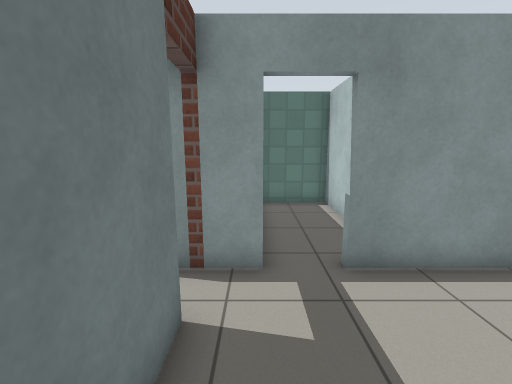
view 1 (above)

21 first-person views from a walk through a Gazebo world. The camera is 1.3 m above the floor, tilts 10° down and sees 90° across. The lines on the ground mark 1 m squares. The floor is counted in squares, 0.5 m on a side. Each view is taken from the middle of a square. On the plan, view 1 faces up. The plan holds only what a view shows up to about 18 squares ahead; the rest is blank. Gazebo's built-in surfaces are drawn with simple patterns.

view 2
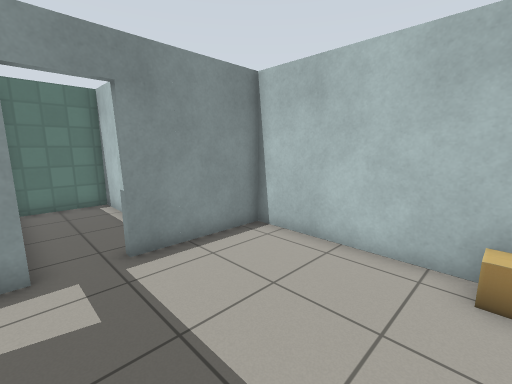

view 3
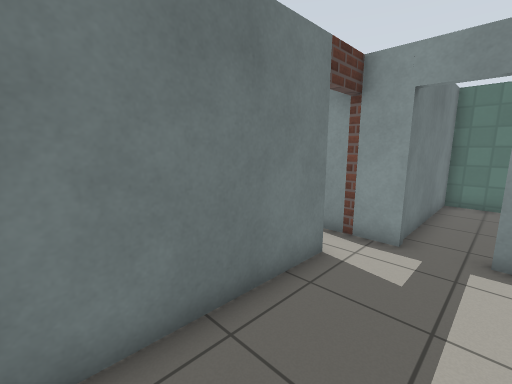

view 4
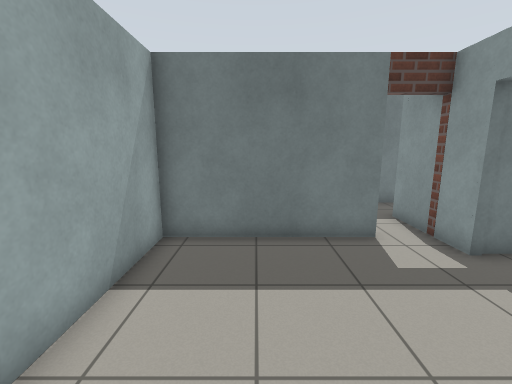

view 5
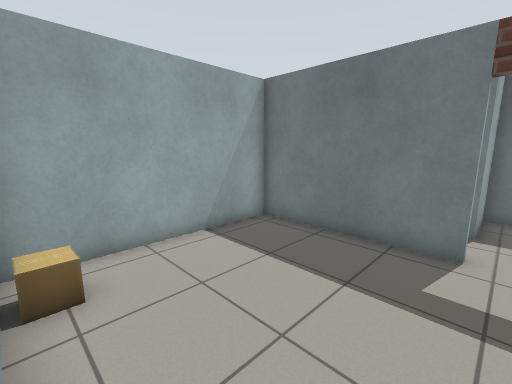

view 6
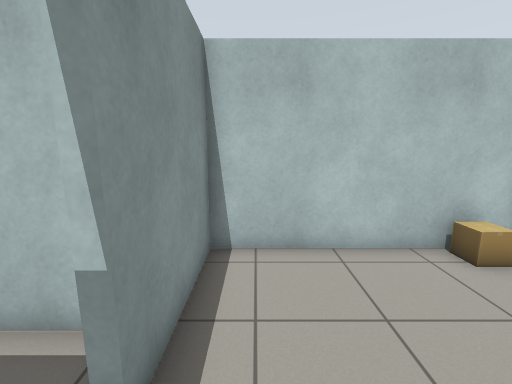

view 7
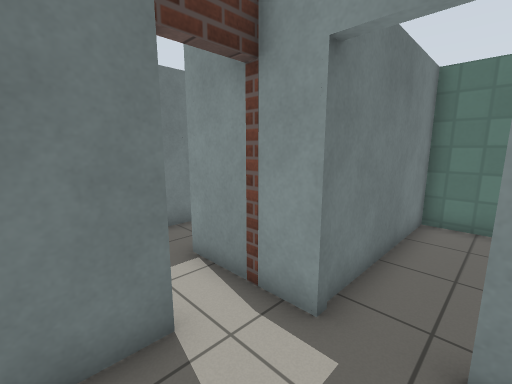

view 8
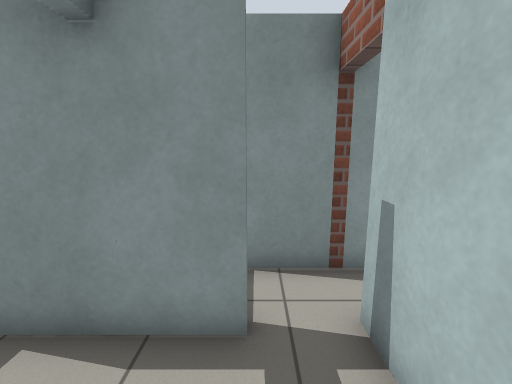

view 9
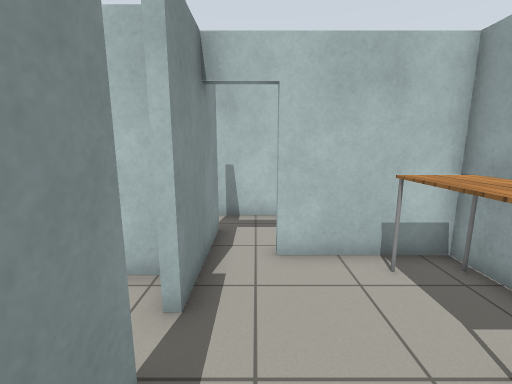

view 10
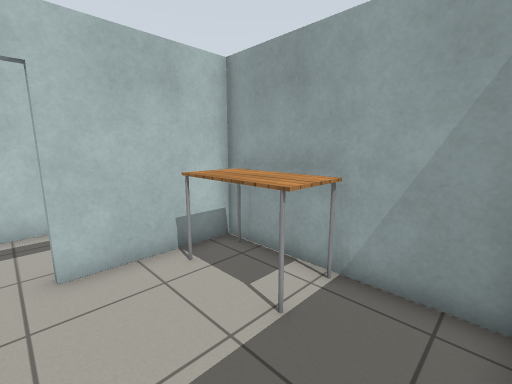

view 11
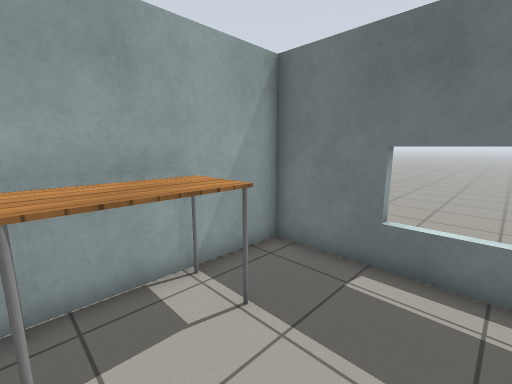

view 12
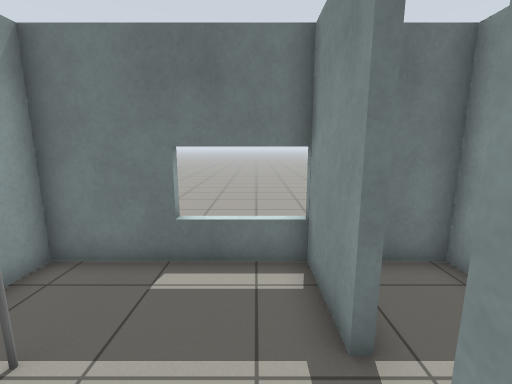

view 13
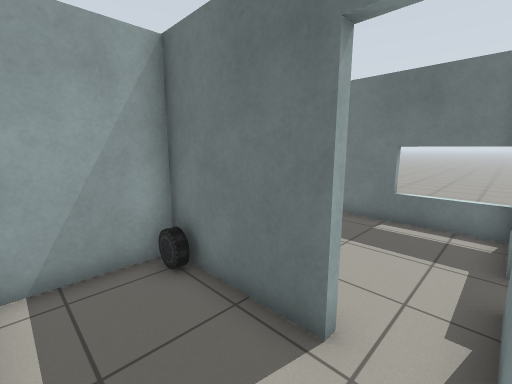

view 14
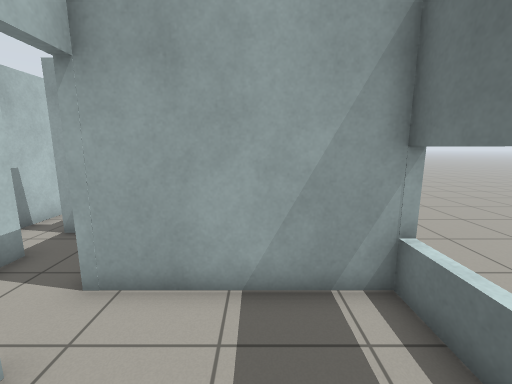

view 15
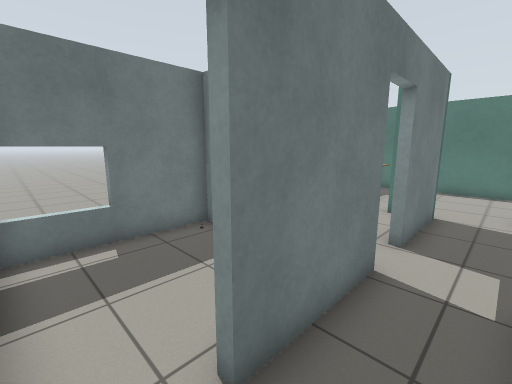

view 16
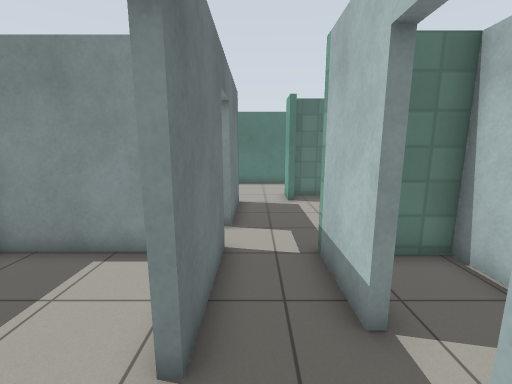

view 17
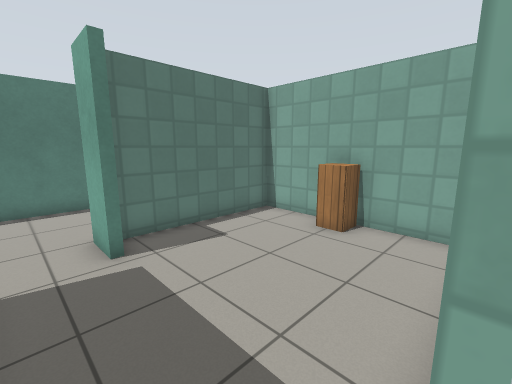

view 18
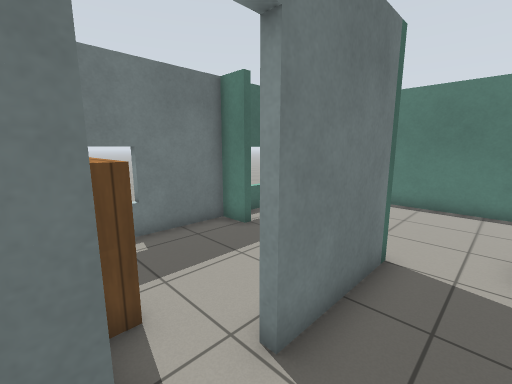

view 19
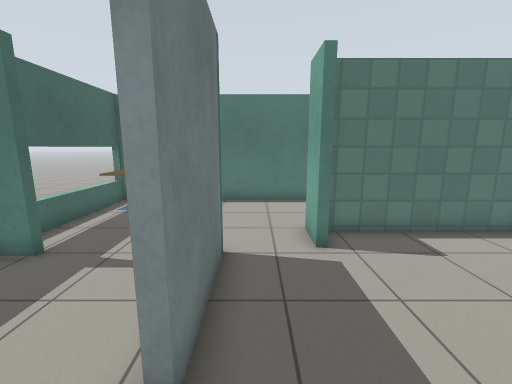

view 20
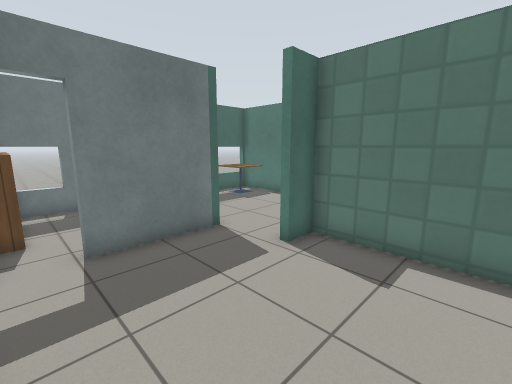

view 21
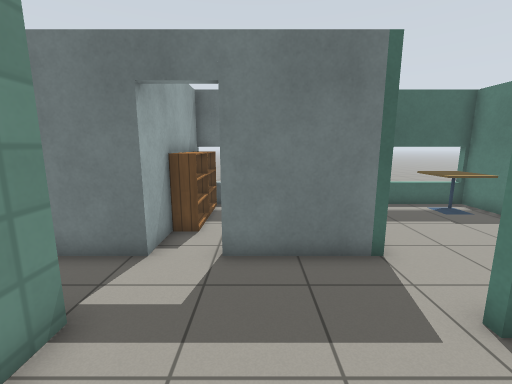

### Floor plan
Points are (right, up) in squares from view 1. A wall is a line through its corners. A room is listed if a view was taken in it or the views show most of it. See-through windows are left out.
Room 1 (views 1, 2, 3, 4, 5, 6, 7)
walls: (-1.1, 3.5) (-1.1, -2.7) (6.3, -2.7) (6.3, 5.2) (1.9, 5.2)
ways out: open door at (1.5, 5) to room 8
objects: cardboard box (6, -1)
Room 2 (views 8, 13)
walls: (-1.4, 1.1) (-1.4, 3.5); (-4.8, 1.5) (-4.8, -2.7) (-1.6, -2.7); (-3, 3.2) (-5, 3.2); (0.1, 5.2) (-3.4, 5.2)
ways out: opening at (-3, 4) to room 5; open door at (-1, 4.5)
objects: car (-4, -2)
Room 3 (views 9, 10, 11, 12)
walls: (-8.7, 3.2) (-11.9, 3.2); (-5, 3.2) (-7.4, 3.2); (-11.5, 3.3) (-11.5, -2.7) (-5.1, -2.7) (-5.1, 1.5)
ways out: open door at (-5, 2.5) to room 5; opening at (-8, 3) to room 9
objects: table (-9, -2) to (-6, -1)
Room 4 (view 14)
walls: (-7.6, 12.1) (-11.5, 12.1) (-11.5, 6.6); (-11.9, 6.7) (-5.8, 6.7)
ways out: open door at (-6, 7.5) to room 5
objects: other object (-11, 11)
Room 5 (views 15, 16, 17, 18, 19, 20, 21)
walls: (-5.8, 12.4) (-5.8, 8.4); (-3.4, 9.3) (-3.4, 12.2) (-2.4, 12.2); (3.3, 12.9) (3.3, 19.6) (-3.1, 19.6) (-3.1, 18.4) (-3.4, 18.4) (-3.4, 20); (-5.8, 18.1) (-5.8, 14.1); (-5.8, 6.7) (-5.8, 3.5) (-3.1, 3.5); (-3.4, 5.2) (-3.4, 7.5)
ways out: opening at (-3, 4) to room 2; open door at (-5, 2.5) to room 3; open door at (-6, 7.5) to room 4; opening at (-4.5, 18.5) to room 6; open door at (-6, 13.5) to room 7; open door at (-3, 8.5)
objects: cabinet (2, 16) to (3, 16)
Room 6 (no view inside)
walls: (-2.4, 24.5) (-11.5, 24.5) (-11.5, 19.1)
ways out: opening at (-4.5, 18.5) to room 5; opening at (-9, 18) to room 7
objects: cafe table (-11, 22) to (-10, 24)
Room 7 (no view inside)
walls: (-10.2, 17.8) (-11.5, 17.8) (-11.5, 12.4) (-5.8, 12.4)
ways out: open door at (-6, 13.5) to room 5; opening at (-9, 18) to room 6
objects: bookshelf (-11, 13) to (-10, 13); bookshelf (-9, 13) to (-8, 13)
Room 8 (no view inside)
walls: (3.3, 9.1) (3.3, 11.9) (0.1, 11.9) (0.1, 5.2); (3.3, 6.4) (3.3, 7.6)
ways out: open door at (1.5, 5) to room 1
Room 9 (no view inside)
walls: (-10.9, 6.4) (-11.5, 6.4) (-11.5, 4.9); (-6.1, 3.9) (-6.1, 4.7)
ways out: opening at (-8, 3) to room 3

Where each view was taken, in squares from view 1:
view 1: 0 up, 0 right, facing up
view 2: 1 down, 0 right, facing up-right
view 3: 2 down, 2 right, facing up-left
view 4: 0 up, 6 right, facing left
view 5: 4 up, 6 right, facing down-left
view 6: 4 up, 0 right, facing right
view 7: 2 up, 2 right, facing up-left
view 8: 0 up, 3 left, facing up
view 9: 2 up, 11 left, facing right
view 10: 2 up, 11 left, facing down-right
view 11: 2 up, 6 left, facing down-left
view 12: 2 up, 6 left, facing left
view 13: 3 up, 2 left, facing down-left
view 14: 11 up, 9 left, facing down
view 15: 7 up, 4 left, facing up-left
view 16: 6 up, 5 left, facing up
view 17: 12 up, 5 left, facing up-right
view 18: 12 up, 4 left, facing up-left
view 19: 12 up, 5 left, facing up
view 20: 13 up, 1 right, facing up-left
view 21: 15 up, 0 right, facing left
